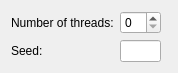
                     <widget class="QWidget" name="Advanced">
                      <property name="geometry">
                       <rect>
                        <x>0</x>
                        <y>0</y>
                        <width>178</width>
                        <height>68</height>
                       </rect>
                      </property>
                      <attribute name="label">
                       <string>Advanced</string>
                      </attribute>
                      <layout class="QGridLayout" name="gridLayout_89">
                       <item row="0" column="0">
                        <widget class="QLabel" name="label_67">
                         <property name="font">
                          <font>
                           <weight>50</weight>
                           <bold>false</bold>
                           <kerning>true</kerning>
                          </font>
                         </property>
                         <property name="text">
                          <string>Number of threads:</string>
                         </property>
                        </widget>
                       </item>
                       <item row="0" column="1">
                        <widget class="QSpinBox" name="MC_N_Thread">
                         <property name="sizePolicy">
                          <sizepolicy hsizetype="Preferred" vsizetype="Preferred">
                           <horstretch>0</horstretch>
                           <verstretch>0</verstretch>
                          </sizepolicy>
                         </property>
                         <property name="font">
                          <font>
                           <weight>50</weight>
                           <bold>false</bold>
                           <kerning>true</kerning>
                          </font>
                         </property>
                        </widget>
                       </item>
                       <item row="0" column="2" rowspan="2">
                        <spacer name="horizontalSpacer_18">
                         <property name="orientation">
                          <enum>Qt::Horizontal</enum>
                         </property>
                         <property name="sizeHint" stdset="0">
                          <size>
                           <width>101</width>
                           <height>20</height>
                          </size>
                         </property>
                        </spacer>
                       </item>
                       <item row="1" column="0">
                        <widget class="QLabel" name="label_83">
                         <property name="font">
                          <font>
                           <weight>50</weight>
                           <bold>false</bold>
                           <kerning>true</kerning>
                          </font>
                         </property>
                         <property name="text">
                          <string>Seed:</string>
                         </property>
                        </widget>
                       </item>
                       <item row="1" column="1">
                        <widget class="QLineEdit" name="MC_seed">
                         <property name="sizePolicy">
                          <sizepolicy hsizetype="Preferred" vsizetype="Preferred">
                           <horstretch>0</horstretch>
                           <verstretch>0</verstretch>
                          </sizepolicy>
                         </property>
                         <property name="font">
                          <font>
                           <weight>50</weight>
                           <bold>false</bold>
                           <kerning>true</kerning>
                          </font>
                         </property>
                        </widget>
                       </item>
                       <item row="2" column="1">
                        <spacer name="verticalSpacer_2">
                         <property name="orientation">
                          <enum>Qt::Vertical</enum>
                         </property>
                         <property name="sizeHint" stdset="0">
                          <size>
                           <width>20</width>
                           <height>255</height>
                          </size>
                         </property>
                        </spacer>
                       </item>
                      </layout>
                     </widget>
